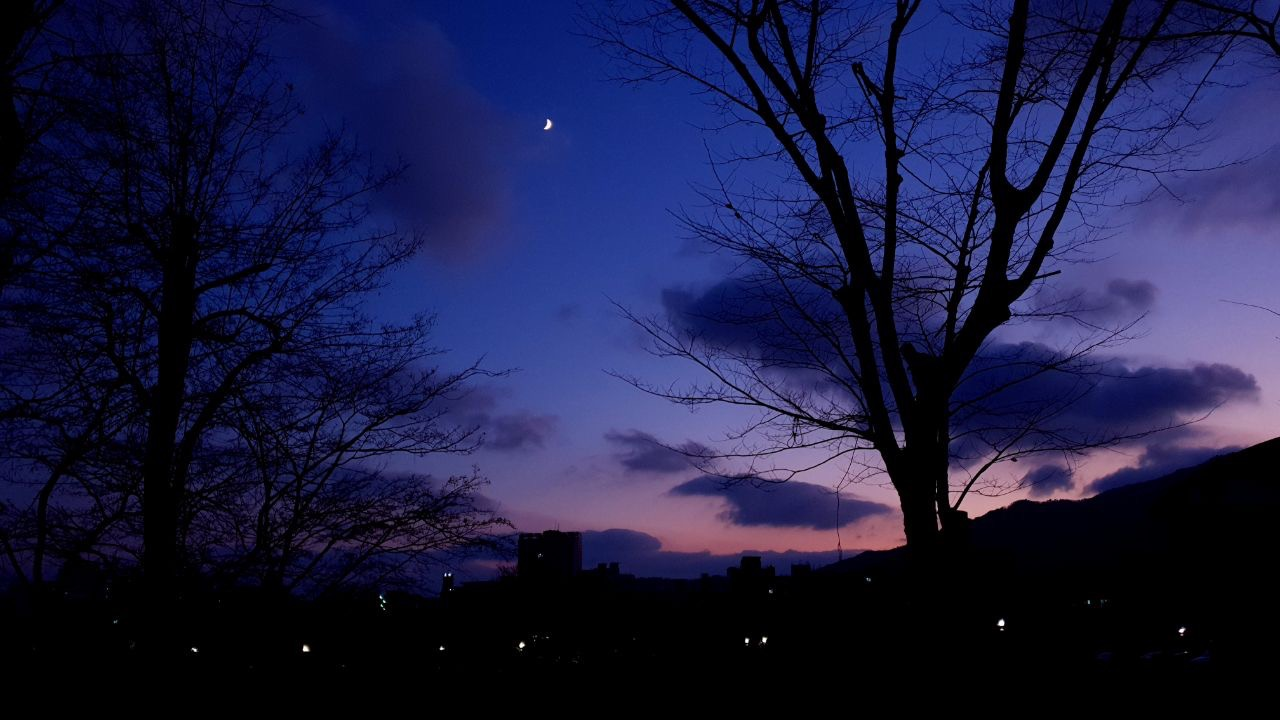
#> input picture Unit6/dark.jpg, 1280 x 720 px
$ python 2-4.py
#> lines starting #> are read from the running program, lines starting #| are printed output that depends on the picture
import sys
import numpy as np, cv2
import matplotlib.pyplot as plt

image = cv2.imread('dark.jpg', cv2.IMREAD_GRAYSCALE) #영상 읽기
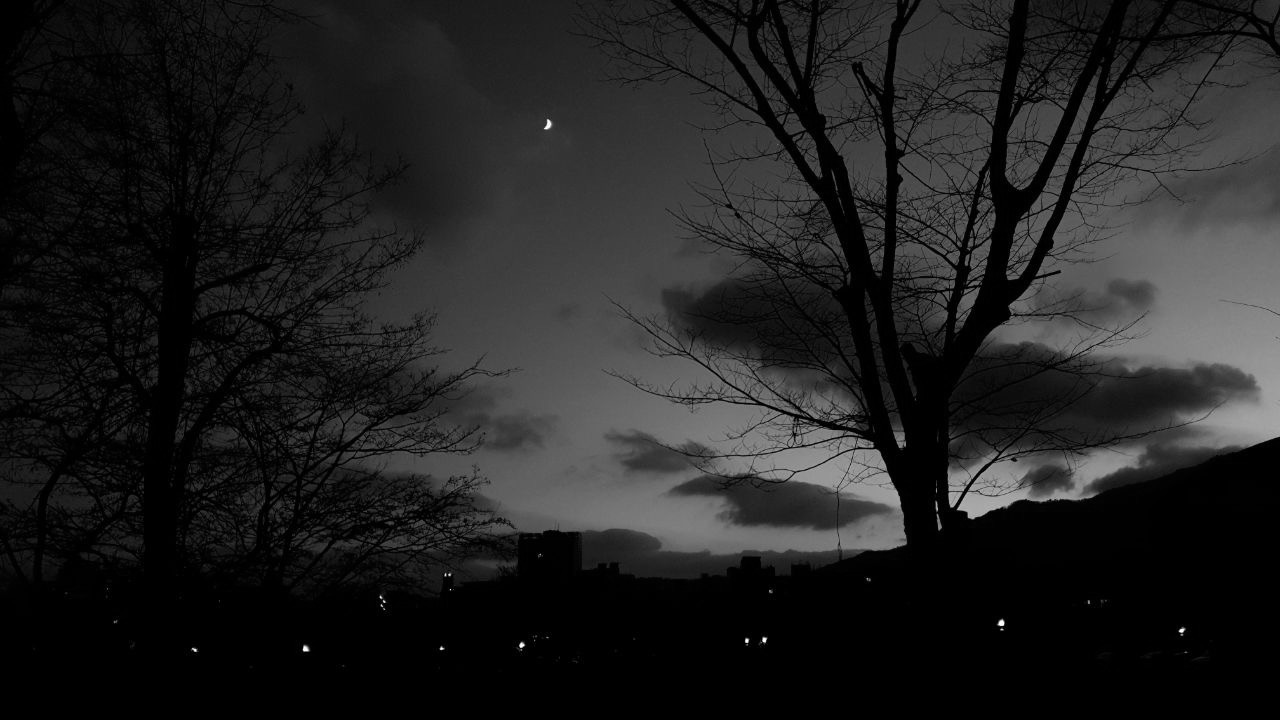
#> image: shape (720, 1280); min 0, max 255, mean 32.9

if image is None: #예외처리
    print('Image load failed!')
    sys.exit()

resize = cv2.resize(image, dsize=(240, 360)) #이미지 사이즈 재조정
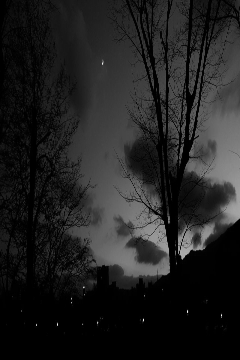
#> resize: shape (360, 240); min 0, max 250, mean 33
hist = cv2.calcHist([resize], [0], None, [256], [0, 256]) #재조정한 이미지에 대한 히스토그램 계산
#> hist = 256 values, max 20062 at index 0, min 0 at index 171, mean 337.5

src = cv2.add(resize, 50) #적당한 명암비로 조절
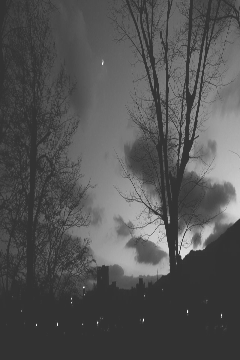
#> src: shape (360, 240); min 50, max 255, mean 83
shist = cv2.calcHist([src], [0], None, [256], [0, 256]) #명암비 조절한 이미지에 대한 히스토그램 계산
#> shist = 256 values, max 20062 at index 50, min 0 at index 0, mean 337.5

dst = cv2.normalize(src, None, 0, 255, cv2.NORM_MINMAX) #normalize
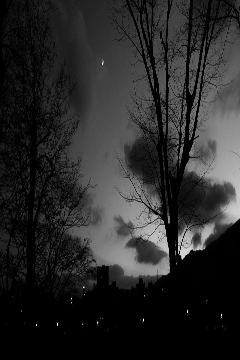
#> dst: shape (360, 240); min 0, max 255, mean 41
dhist = cv2.calcHist([dst], [0], None, [256], [0, 256]) #normalize한 이미지에 대한 히스토그램 계산
#> dhist = 256 values, max 20062 at index 0, min 0 at index 3, mean 337.5

dst2 = cv2.equalizeHist(src) #equalize
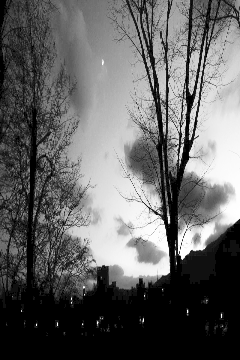
#> dst2: shape (360, 240); min 0, max 255, mean 99.2
ehist = cv2.calcHist([dst2], [0], None, [256], [0, 256]) #equalize한 이미지에 대한 히스토그램 계산
#> ehist = 256 values, max 20062 at index 0, min 0 at index 1, mean 337.5

#4개의 히스토그램을 함께 출력
plt.subplot(221), plt.plot(hist)
plt.subplot(222), plt.plot(shist)
plt.subplot(223), plt.plot(dhist)
plt.subplot(224), plt.plot(ehist)

cv2.imshow("resize", resize)
cv2.imshow("increase contrast", src)
cv2.imshow("normalize", dst)
cv2.imshow("equalize", dst2)

plt.show()
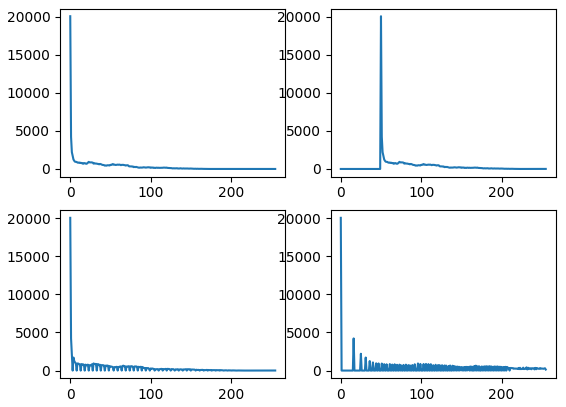
#> figure drawn by matplotlib, 4 panels; panel 1: curve peaks at x = 0, y = 20062; panel 2: curve peaks at x = 50, y = 20062; panel 3: curve peaks at x = 0, y = 20062; panel 4: curve peaks at x = 0, y = 20062

cv2.waitKey(0)
cv2.destroyAllWindows()
